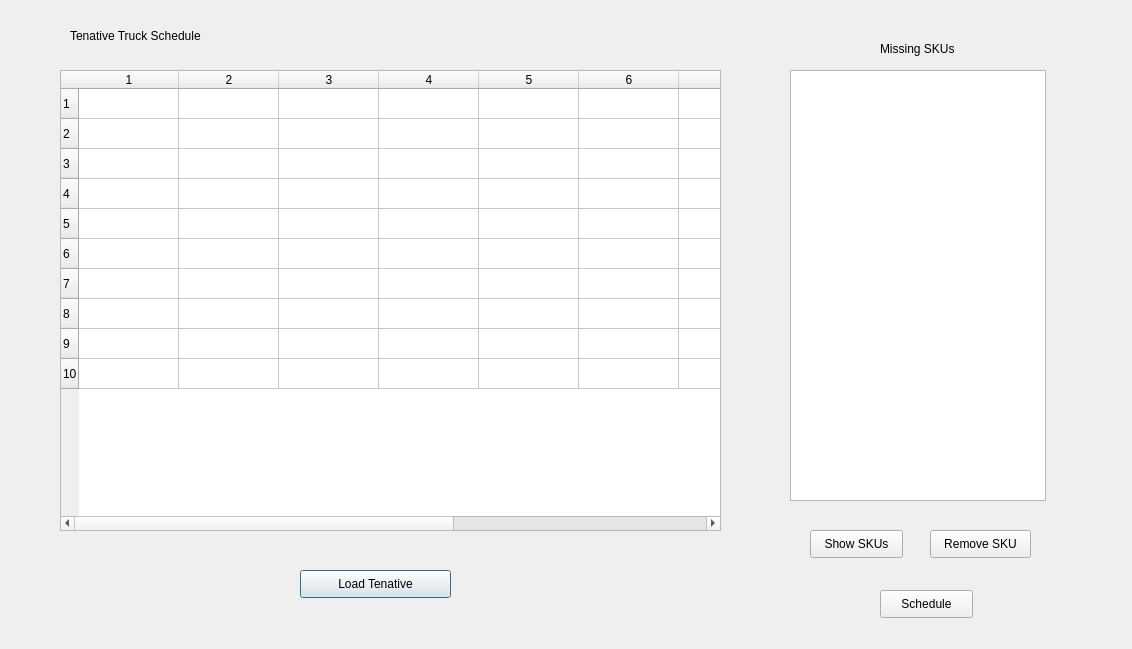
<?xml version="1.0" encoding="UTF-8"?>
<ui version="4.0">
 <class>Dialog</class>
 <widget class="QDialog" name="Dialog">
  <property name="geometry">
   <rect>
    <x>0</x>
    <y>0</y>
    <width>1132</width>
    <height>649</height>
   </rect>
  </property>
  <property name="windowTitle">
   <string>Tenative schedule</string>
  </property>
  <widget class="QPushButton" name="load_ten">
   <property name="geometry">
    <rect>
     <x>300</x>
     <y>570</y>
     <width>151</width>
     <height>28</height>
    </rect>
   </property>
   <property name="text">
    <string>Load Tenative</string>
   </property>
  </widget>
  <widget class="QPushButton" name="schedule">
   <property name="geometry">
    <rect>
     <x>880</x>
     <y>590</y>
     <width>93</width>
     <height>28</height>
    </rect>
   </property>
   <property name="text">
    <string>Schedule</string>
   </property>
  </widget>
  <widget class="QLabel" name="label">
   <property name="geometry">
    <rect>
     <x>70</x>
     <y>20</y>
     <width>161</width>
     <height>31</height>
    </rect>
   </property>
   <property name="maximumSize">
    <size>
     <width>161</width>
     <height>16777215</height>
    </size>
   </property>
   <property name="text">
    <string>Tenative Truck Schedule</string>
   </property>
   <property name="wordWrap">
    <bool>false</bool>
   </property>
  </widget>
  <widget class="QTableWidget" name="tenativetable">
   <property name="geometry">
    <rect>
     <x>60</x>
     <y>70</y>
     <width>661</width>
     <height>461</height>
    </rect>
   </property>
   <property name="rowCount">
    <number>10</number>
   </property>
   <property name="columnCount">
    <number>10</number>
   </property>
   <row/>
   <row/>
   <row/>
   <row/>
   <row/>
   <row/>
   <row/>
   <row/>
   <row/>
   <row/>
   <column/>
   <column/>
   <column/>
   <column/>
   <column/>
   <column/>
   <column/>
   <column/>
   <column/>
   <column/>
  </widget>
  <widget class="QListWidget" name="missingsku">
   <property name="geometry">
    <rect>
     <x>790</x>
     <y>70</y>
     <width>256</width>
     <height>431</height>
    </rect>
   </property>
  </widget>
  <widget class="QLabel" name="label_2">
   <property name="geometry">
    <rect>
     <x>880</x>
     <y>40</y>
     <width>111</width>
     <height>17</height>
    </rect>
   </property>
   <property name="text">
    <string>Missing SKUs</string>
   </property>
  </widget>
  <widget class="QPushButton" name="skunames">
   <property name="geometry">
    <rect>
     <x>810</x>
     <y>530</y>
     <width>93</width>
     <height>28</height>
    </rect>
   </property>
   <property name="text">
    <string>Show SKUs</string>
   </property>
  </widget>
  <widget class="QPushButton" name="delsku">
   <property name="geometry">
    <rect>
     <x>930</x>
     <y>530</y>
     <width>101</width>
     <height>28</height>
    </rect>
   </property>
   <property name="text">
    <string>Remove SKU</string>
   </property>
  </widget>
 </widget>
 <resources/>
 <connections/>
</ui>
